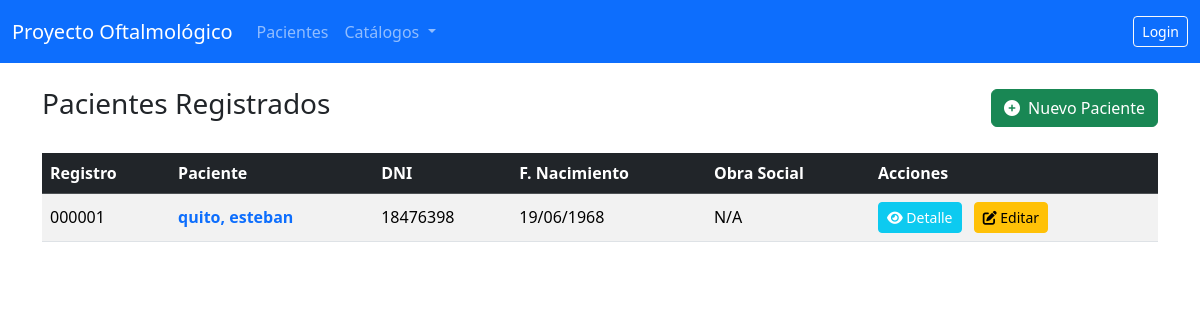
Before: / with the older database file.
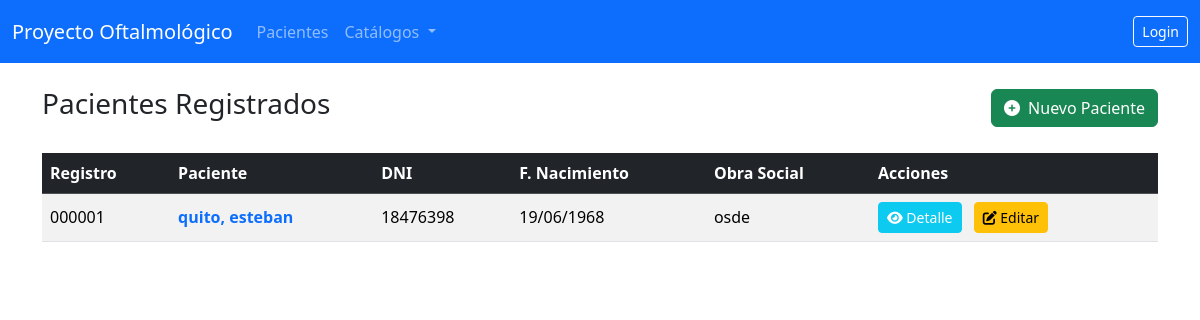
After: the same page with the newer database file.
### gestion_clinica/models.py (models this page shows, shortened)
class Paciente(models.Model):
    num_registro = models.CharField(
        max_length=6,  # Se ajusta a 6 dígitos
        unique=True,
        blank=True,
        null=True,
        editable=False,
        verbose_name='Número de Registro'
    )
    nombre = models.CharField(max_length=100)
    apellido = models.CharField(max_length=100)
    dni = models.CharField(max_length=20, unique=True)
    fecha_nacimiento = models.DateField()  # Campo clave para calcular la edad
    GENERO_CHOICES = [('M', 'Masculino'), ('F', 'Femenino'), ('O', 'Otro')]
    genero = models.CharField(max_length=1, choices=GENERO_CHOICES)
    telefono = models.CharField(max_length=50)
    direccion = models.CharField(max_length=255)
    obra_social = models.ForeignKey(
        ObraSocial, on_delete=models.SET_NULL, null=True, blank=True)
    num_afiliado = models.CharField(max_length=50, blank=True, null=True)
    antecedentes_sistemicos = models.TextField(
        blank=True, verbose_name="Antecedentes Sistémicos")
    @property
    def edad(self):
        """Calcula la edad actual del paciente a partir de la fecha de nacimiento."""
        if self.fecha_nacimiento:
            hoy = date.today()
            edad_calculada = hoy.year - self.fecha_nacimiento.year
            if (hoy.month, hoy.day) < (self.fecha_nacimiento.month, self.fecha_nacimiento.day):
                edad_calculada -= 1
            return edad_calculada
        return None
    class Meta:
        ordering = ['apellido', 'nombre']

class ObraSocial(models.Model):
    nombre = models.CharField(max_length=150, unique=True)
    siglas = models.CharField(max_length=20, blank=True, null=True)
    def __str__(self):
        return self.nombre
    class Meta:
        verbose_name = "Obra Social"
        verbose_name_plural = "Obras Sociales"
        ordering = ['nombre']

### gestion_clinica/views.py (the view)
# urls.py: path('', views.PacienteListView.as_view(), name='lista_pacientes'),
class PacienteListView(ListView):
    model = Paciente
    template_name = 'gestion_clinica/paciente_list.html'
    context_object_name = 'pacientes'
    ordering = ['apellido', 'nombre']

### gestion_clinica/templates/gestion_clinica/paciente_list.html (shortened to what this page needs)
{% extends "gestion_clinica/base.html" %}
{% block content %}
<div class="d-flex justify-content-between align-items-center mb-4">
    <h1 class="h3">Pacientes Registrados</h1>
    <a href="{% url 'pacientes:crear_paciente' %}" class="btn btn-success">
        <i class="fas fa-plus-circle me-1"></i> Nuevo Paciente
    </a>
</div>
{% if pacientes %}
<div class="table-responsive">
    <table class="table table-striped table-hover align-middle">
        <thead class="table-dark">
            <tr>
                <th>Registro</th>
                <th>Paciente</th>
                <th>DNI</th>
                <th>F. Nacimiento</th>
                <th>Obra Social</th>
                <th>Acciones</th>
            </tr>
        </thead>
        <tbody>
            {% for paciente in pacientes %}
            <tr data-href="{% url 'pacientes:detalle_paciente' pk=paciente.pk %}" style="cursor: pointer;">
                <td>{{ paciente.num_registro }}</td>
                <td><a href="{% url 'pacientes:detalle_paciente' pk=paciente.pk %}" class="text-decoration-none fw-bold">{{ paciente.apellido }}, {{ paciente.nombre }}</a></td>
                <td>{{ paciente.dni }}</td>
                <td>{{ paciente.fecha_nacimiento|date:"d/m/Y" }}</td>
                <td>{{ paciente.obra_social|default:"N/A" }}</td>
                <td>
                    <a href="{% url 'pacientes:detalle_paciente' pk=paciente.pk %}" class="btn btn-sm btn-info text-white me-2"><i class="fas fa-eye"></i> Detalle</a>
                    <a href="{% url 'pacientes:editar_paciente' pk=paciente.pk %}" class="btn btn-sm btn-warning"><i class="fas fa-edit"></i> Editar</a>
                </td>
            </tr>
            {% endfor %}
        </tbody>
    </table>
</div>
{% else %}
<div class="alert alert-info" role="alert">
    No hay pacientes registrados en el sistema. ¡Empieza creando uno!
</div>
{% endif %}
{% endblock content %}

Changed rows visible on the page:
changed Paciente "quito": obra_social "N/A" → "osde"
